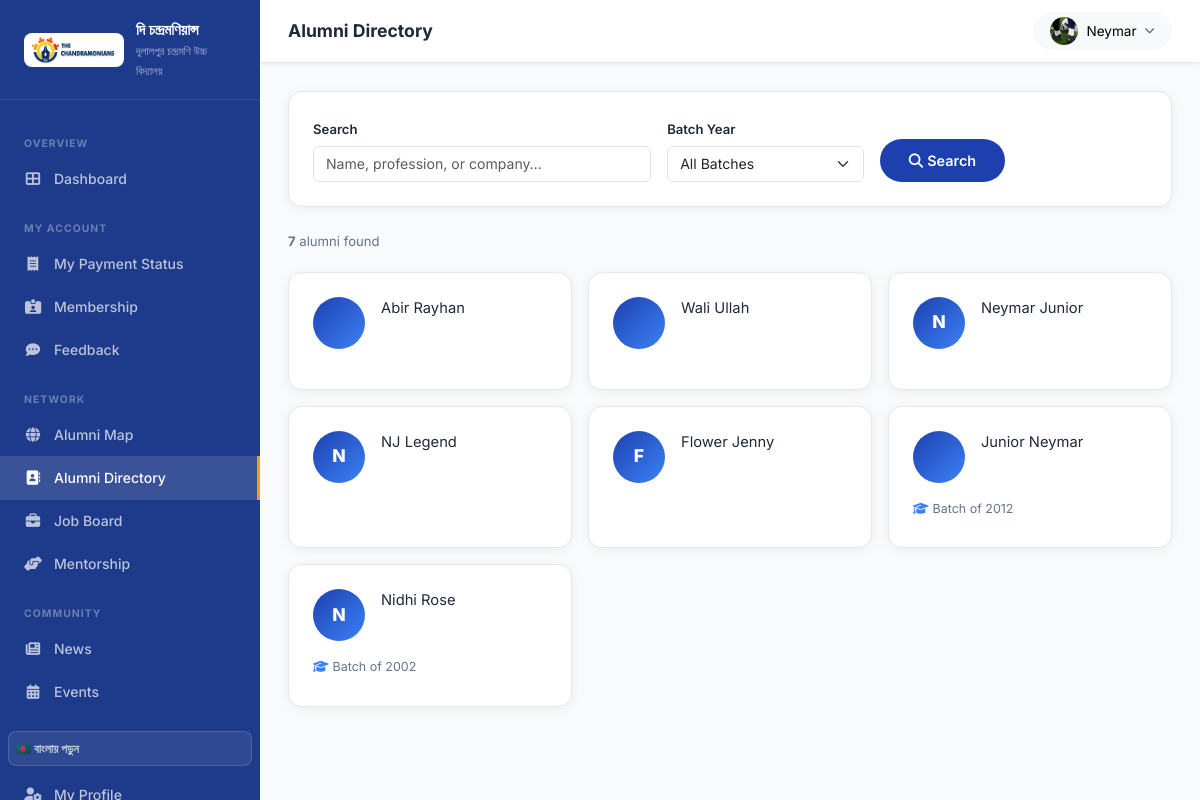
Screenshot of /Alumni/Directory/ (signed in) with the database file from the repository.
### app/models.py (models this page shows, shortened)
class CustomUser(AbstractUser):
    USER_TYPE_CHOICES = (
        ('1', 'HOD'),
        ('2', 'Staff'),
        ('3', 'Alumni'),
        ('4', 'Student'),
    )
    email = models.EmailField(unique=True)
    user_type = models.CharField(choices=USER_TYPE_CHOICES, max_length=10, default='4')
    profile_pic = models.ImageField(upload_to='profile_pic', storage=ProfilePictureStorage(), blank=True, null=True)
    USERNAME_FIELD = 'email'
    REQUIRED_FIELDS = ['username']

class Alumni(models.Model):
    admin = models.OneToOneField(CustomUser, on_delete=models.CASCADE)
    address = models.TextField(default='')
    gender = models.CharField(max_length=100)
    passing_year = models.CharField(max_length=20, null=True, blank=True)
    phone = models.CharField(max_length=30, null=True, blank=True)
    profession = models.CharField(max_length=200, blank=True)
    company = models.CharField(max_length=200, blank=True)
    linkedin_url = models.URLField(blank=True)
    bio = models.TextField(blank=True)
    map_country = models.CharField(max_length=3, blank=True, help_text='Optional country code for the Alumni Map.')
    map_visible = models.BooleanField(default=False, help_text='Show my selected country on the public Alumni Map.')
    created_at = models.DateTimeField(auto_now_add=True)
    updated_at = models.DateTimeField(auto_now=True)

### webapp/Member_Views.py (the view)
# urls.py: path('Alumni/Directory/', Member_Views.alumni_directory_view, name='alumni_directory'),
@login_required(login_url='/login')
def alumni_directory_view(request):
    batch = request.GET.get('batch', '')
    profession = request.GET.get('profession', '')
    search = request.GET.get('q', request.GET.get('search', '')).strip()
    qs = Alumni.objects.select_related('admin').all()
    if batch:
        qs = qs.filter(passing_year=batch)
    if profession:
        qs = qs.filter(profession__icontains=profession)
    if search:
        qs = qs.filter(
            Q(admin__first_name__icontains=search) | Q(admin__last_name__icontains=search)
            | Q(profession__icontains=search) | Q(company__icontains=search)
        )
    batch_years = (
        Alumni.objects.values_list('passing_year', flat=True)
        .distinct().exclude(passing_year=None).order_by('passing_year')
    )
    return render(request, 'members/directory.html', {
        'alumni_list': qs,
        'batch_years': batch_years,
        'filter_batch': batch,
        'search': search,
    })

### app/profile_storage.py (called while the page is built)
    def url(self, name):
        if name.startswith('avatars/'):
            return reverse('profile_picture', args=[self._picture_id(name)])
        return default_storage.url(name)

### templates/members/directory.html (shortened to what this page needs)
{% extends 'base.html' %}
{% load static %}
{% block page_title %}Alumni Directory{% endblock %}
{% block content %}
<div class="card-custom p-4 mb-4">
  <form method="get" class="row g-3 align-items-end">
    <div class="col-md-5">
      <label class="form-label fw-600" style="font-size:.82rem;">Search</label>
      <input type="text" name="q" value="{{ request.GET.q }}" class="form-control" placeholder="Name, profession, or company…" style="font-size:.88rem;">
    </div>
    <div class="col-md-3">
      <label class="form-label fw-600" style="font-size:.82rem;">Batch Year</label>
      <select name="batch" class="form-select" style="font-size:.88rem;">
        <option value="">All Batches</option>
      </select>
    </div>
    <div class="col-md-2">
      <button type="submit" class="btn-primary-custom btn w-100">
        <i class="fas fa-search me-1"></i>Search
      </button>
    </div>
  </form>
</div>
{% if alumni_list %}
<p style="font-size:.82rem;color:var(--text-muted);margin-bottom:1.25rem;">
  <strong>{{ alumni_list|length }}</strong> alumni found
</p>
{% endif %}
<div class="row g-3">
  {% for alumni in alumni_list %}
  <div class="col-md-6 col-lg-4">
    <div class="card-custom p-4 h-100">
      <div class="d-flex gap-3 align-items-start">
        <div style="width:52px;height:52px;background:linear-gradient(135deg,var(--primary) 0%,var(--primary-light) 100%);border-radius:50%;display:flex;align-items:center;justify-content:center;color:#fff;font-size:1.1rem;font-weight:800;flex-shrink:0;">
          {{ alumni.admin.first_name|first|upper }}
        </div>
        <div class="flex-grow-1 overflow-hidden">
          <div class="fw-700" style="font-size:.92rem;color:var(--text);white-space:nowrap;overflow:hidden;text-overflow:ellipsis;">
            {{ alumni.admin.first_name }} {{ alumni.admin.last_name }}
          </div>
        </div>
      </div>
      <div class="mt-3">
        {% if alumni.passing_year %}
        <div style="font-size:.78rem;color:var(--text-muted);margin-bottom:.3rem;">
          <i class="fas fa-graduation-cap me-1" style="color:var(--primary-light);"></i>Batch of {{ alumni.passing_year }}
        </div>
        {% endif %}
      </div>
    </div>
  </div>
  {% endfor %}
</div>
{% endblock %}

### templates/base.html (shortened to what this page needs)
<!DOCTYPE html>
{% load static i18n %}
<html lang="en">
<head>
  <link rel="stylesheet" href="https://cdn.jsdelivr.net/npm/bootstrap@5.3.2/dist/css/bootstrap.min.css">
  <link rel="stylesheet" href="https://cdnjs.cloudflare.com/ajax/libs/font-awesome/6.5.0/css/all.min.css">
  <link rel="stylesheet" href="https://cdn.datatables.net/1.13.7/css/dataTables.bootstrap5.min.css">
  <link rel="stylesheet" href="{% static 'assets/css/chandramonians.css' %}">
</head>
<body>
<div class="dash-wrapper">
  {% include 'partials/sidebar.html' %}
  <div class="dash-main">
    <div class="dash-topbar">
      <h1 class="page-title">{% block page_title %}Dashboard{% endblock %}</h1>
      <div class="topbar-actions">
        <div class="dropdown">
          <button class="btn btn-sm btn-light d-flex align-items-center gap-2 rounded-pill px-3" data-bs-toggle="dropdown">
            {% if user.profile_pic %}
              <img src="{{ user.profile_pic.url }}" class="rounded-circle" width="28" height="28" style="object-fit:cover;" alt="">
            {% else %}
              <span class="d-flex align-items-center justify-content-center rounded-circle bg-primary text-white" style="width:28px;height:28px;font-size:.75rem;font-weight:700;flex-shrink:0;">
                {{ user.first_name|first|upper }}{{ user.last_name|first|upper }}
              </span>
            {% endif %}
            <span class="d-none d-md-inline fw-600" style="font-size:.85rem;">{{ user.first_name }}</span>
            <i class="fas fa-chevron-down" style="font-size:.65rem;opacity:.6;"></i>
          </button>
        </div>
      </div>
    </div>
    <div class="dash-content">
      {% block content %}{% endblock %}
    </div>
  </div>
</div>
</body>
</html>

### static/assets/css/chandramonians.css (style rules this page uses)
:root { --primary: #1e40af; --primary-dark: #1e3a8a; --primary-light: #3b82f6; --primary-pale: #eff6ff; --accent: #f59e0b; --accent-dark: #d97706; --accent-pale: #fffbeb; --success: #16a34a; --danger: #dc2626; --warning: #d97706; --bg: #f8fafc; --card-bg: #ffffff; --border: #e2e8f0; --text: #1e293b; --text-muted: #64748b; --radius: 14px; --radius-sm: 8px; --shadow: 0 2px 12px rgba(0,0,0,.06); --shadow-md: 0 8px 30px rgba(0,0,0,.10); --shadow-lg: 0 20px 60px rgba(0,0,0,.15); --transition: all .22s ease; }
*, *::before, *::after { box-sizing: border-box; }
html { scroll-behavior: smooth; }
body { font-family: 'Inter', -apple-system, BlinkMacSystemFont, 'Segoe UI', sans-serif; background: var(--bg); color: var(--text); line-height: 1.6; }
img { max-width: 100%; }
.card-custom { background: var(--card-bg); border-radius: var(--radius); box-shadow: var(--shadow); border: 1px solid var(--border); overflow: hidden; transition: var(--transition); }
.dash-wrapper { display: flex; min-height: 100vh; }
.dash-main { margin-left: 260px; flex: 1; display: flex; flex-direction: column; }
.dash-topbar { background: #fff; border-bottom: 1px solid var(--border); padding: .75rem 1.75rem; display: flex; align-items: center; gap: 1rem; position: sticky; top: 0; z-index: 1010; box-shadow: 0 1px 6px rgba(0,0,0,.06); }
.dash-topbar .page-title { font-size: 1.1rem; font-weight: 700; color: var(--text); margin: 0; }
.dash-topbar .topbar-actions { margin-left: auto; display: flex; align-items: center; gap: .75rem; }
.dash-content { padding: 1.75rem; flex: 1; }
.btn-primary-custom { background: var(--primary); color: #fff; border: none; border-radius: 50px; padding: .65rem 1.75rem; font-weight: 600; font-size: .9rem; transition: var(--transition); }
.form-label { font-weight: 600; font-size: .85rem; color: var(--text); margin-bottom: .4rem; }

### rows the page displays
CustomUser: profile_pic (picture), first_name "Neymar"
Alumni: admin.first_name "Abir", admin.last_name "Rayhan"
Alumni: admin.first_name "Wali", admin.last_name "Ullah"
Alumni: admin.first_name|first "N", admin.first_name "Neymar", admin.last_name "Junior"
Alumni: admin.first_name|first "N", admin.first_name "NJ", admin.last_name "Legend"
Alumni: admin.first_name|first "F", admin.first_name "Flower", admin.last_name "Jenny"
Alumni: admin.first_name "Junior", admin.last_name "Neymar", passing_year "2012"
Alumni: admin.first_name|first "N", admin.first_name "Nidhi", admin.last_name "Rose", passing_year "2002"

### other values shown
{{ alumni_list|length }} "7"
